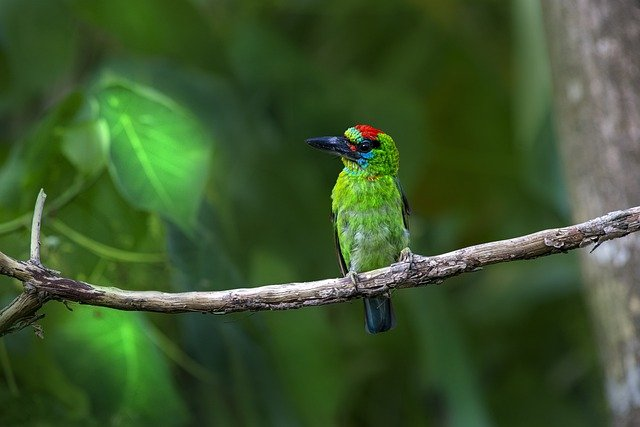
#> input picture data/red-throated-barbet.jpg, 640 x 427 px
$ jupyter execute 1.1-elementary_image_operations-part1.ipynb
#> lines starting #> are read from the running program, lines starting #| are printed output that depends on the picture
[](https://colab.research.google.com/github/vmetsis/cads-cv/blob/main/1.1-elementary_image_operations-part1.ipynb)

# Elementary Image Operations Part 1 - Introduction to Image Processing with Python

In this module, we will learn the basics of manipulating images using Python.

Upon completion of this module, you will be able to:

- Load an image from your local file system and display it in your development environment
- Modify an image by changing its color and geometric properties
- Save an image to your local file system.

## Download data

[cell 1]
# If running on Google Colab, download the data first.

import os
import sys

def download_files(base_url, files, local_dir):
    if not os.path.exists(local_dir):
        os.makedirs(local_dir)
    for file in files:
        file_url = base_url + file
        os.system(f"wget -q {file_url} -P {local_dir}")

def download_data():
    base_url = "https://raw.githubusercontent.com/vmetsis/cads-cv/main/data/"
    data_files = ["red-throated-barbet.jpg"]

    download_files(base_url, data_files, 'data')

if 'google.colab' in sys.modules:
    download_data()

## Loading and displaying an image

Let's load an image. We will use the Python OpenCV library `cv2`.

[cell 2]
import numpy as np          # numpy is a package for scientific computing in Python
import cv2 as cv            # cv2 is a package for computer vision in Python

img = cv.imread('data/red-throated-barbet.jpg')
#> img is the input picture: shape (427, 640, 3); mean B, G, R 44.6, 85.8, 60.4

Let's display the image. Although OpenCV has a built-in function to display images, it cannot display images inside Jupyter notebooks. For that reason, we will use the [Matplotlib](https://matplotlib.org/3.5.0/tutorials/introductory/images.html) library to display images. We should note that OpenCV follows the BGR color convention whereas Matplotlib follows the RGB color convention. Thus, for the image to be rendered correctly, we have to make that conversion first.

[cell 3]
import matplotlib.pyplot as plt # matplotlib is a package for plotting data in Python

img_rgb = cv.cvtColor(img, cv.COLOR_BGR2RGB)  # Convert from BGR to RGB color scheme

plt.imshow(img_rgb)
plt.title('Sample Image')
plt.show()

Matplotlib by default displayes the axes, which in this case correspond to pixel positions. If we don't want to show the axes, we can turn them off by calling the function `axis('off')`.

[cell 4]
plt.imshow(img_rgb)
plt.axis('off')
plt.show()

### What's in an image?

An image is made of a matrix of pixels. Each pixel has a different color, in a color image, or a different shade of gray, in a grayscale image.

A **grayscale** image is a 2D array (rows x columns) of intensity values. Typically, 8 bits per intensity value.Range from 0 to 255.

A **color** image is three 2D arrays of intensity values for red, green, and blue.

Let's explore the contents of the bird image above.

[cell 5]
print(img.shape)
#| (427, 640, 3)

We notice that the shape of the matrix `img` in which the image was loaded is (427x640x3). That is because the image has a resolution of 427-by-640 pixels and each pixel is made of three values, its Blue, Green, and Red channels.

We can access parts of an image by using numpy array slicing operations. Slicing in python means taking elements from one given index to another given index.

[cell 6]
img_patch = img_rgb[120:180, 320:380, :]        # Extract a patch from the image
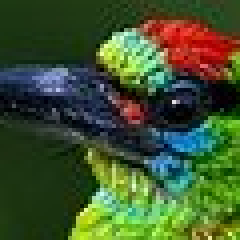
#> img_patch: shape (60, 60, 3) (shown 4 times larger); mean R, G, B 63.7, 83.7, 46.4

[cell 7]
plt.imshow(img_patch)

[cell 8]
print(img_patch.shape)
#| (60, 60, 3)

Let's zoom in further and look at the pixel values of the rows 20:30 and columns 40:50 of the blue channel. As we mentioned earlier, we will notice values ranging from 0 to 255.

[cell 9]
print(img_patch[20:30, 40:50, 0])
#| [[109  15   0   0  42  96  63  35   0   1]
#|  [ 15  11  21 101 121  88  78  66  54  17]
#|  [  0  82  38  49   0   0   0   0  34  44]
#|  [  7   5   0   8  23  18  35  24   0  31]
#|  [  6  23  31  24  54  50  39  42  33  34]
#|  [ 34  14  22 225 140  38  59  45  10  35]
#|  [ 26   1  14  45   0   0   3  25   7  21]
#|  [ 14   0   3   2   0   4   0   5   5  38]
#|  [  0   4   0   0  17  13   6   1  18  14]
#|  [ 32   0   2   0   0   1   8   6  24  27]]

We can also save an image to our file system. For example if we wanted to save the cropped patch:

[cell 10]
cv.imwrite('data/patch.png', img_patch)       # Save the patch to a file
#> Out = True

## Image color spaces and channels

We can access the Blue, Green, and Red values of a particular pixel by a simple array operation, e.g.

[cell 11]
print("Blue value at pixel [10, 20]: ", img[10, 20, 0])
#| Blue value at pixel [10, 20]:  36
print("Green value at pixel [10, 20]: ", img[10, 20, 1])
#| Green value at pixel [10, 20]:  74
print("Red value at pixel [10, 20]: ", img[10, 20, 2])
#| Red value at pixel [10, 20]:  46

# Or we can extract the blue, green, and red values of pixel [10, 20] all at once
(b, g, r) = img[10, 20, :]
#> b = 36; g = 74; r = 46
print("Pixel values at pixel [10, 20]: B = {}, G = {}, R = {}".format(b, g, r))
#| Pixel values at pixel [10, 20]: B = 36, G = 74, R = 46

Each color channel is made of 8 bits, thus it can take 256 possilbe values, from 0 to 255. 0 denoting the complete absense of that color and 255 the maximum value for that color. Every pixel is made of a combination the color values for the B, G, R channels.

We can split those three channels into its components (B, G, R)

[cell 12]
b,g,r = cv.split(img)            # Split the image into its three channels
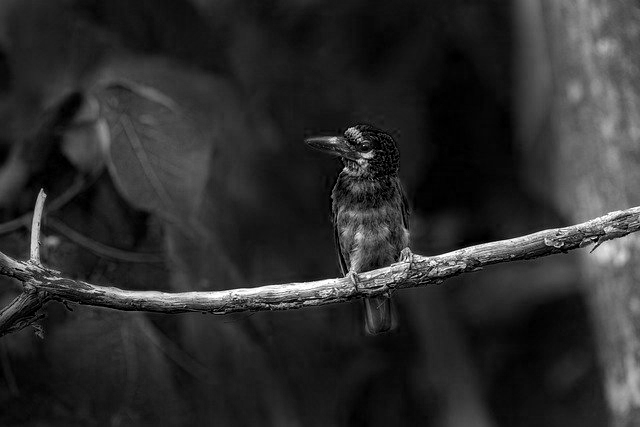
#> b: shape (427, 640); min 0, max 255, mean 44.6
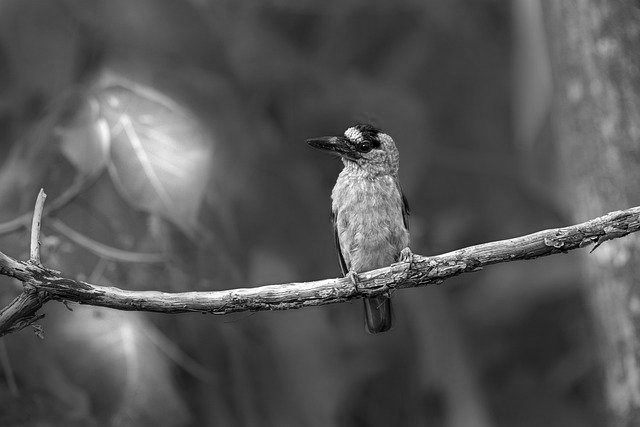
#> g: shape (427, 640); min 0, max 255, mean 85.8
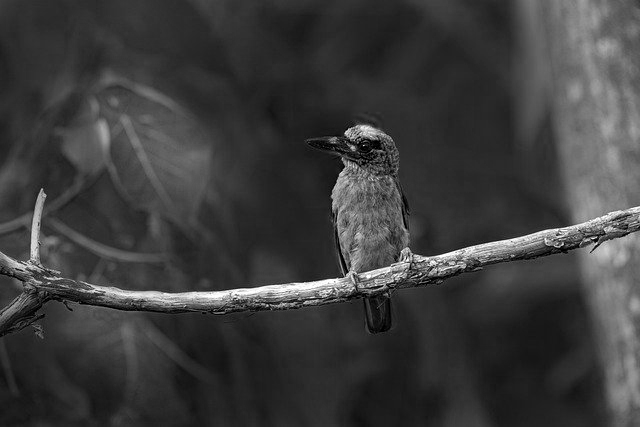
#> r: shape (427, 640); min 0, max 255, mean 60.4

[cell 13]
print(b.shape)
#| (427, 640)

We notice that when we print the matrix b of the blue channel, there is no third dimension anymore. We can display each channel separately.

[cell 14]
# Print the type of the b channel of the image
print(type(b[0,0]))
#| <class 'numpy.uint8'>

Let's scale the values of the pixels to the range `[0,1]` and display the three channels separately. We will also normalize the each pixel value for each channel by dividing it by the sum of the three channels `(b+g+r)`. This will take away the total intensity of the pixel and leave us with the relative intensity of each channel.

[cell 15]
# Normalize each channel of the image to the range [0, 1]
b_norm = b / 255.0
g_norm = g / 255.0
r_norm = r / 255.0

# Divide by the sum of the channels
epsilon = 1e-10      # A small number to avoid division by zero
b_norm = b_norm / (b_norm + g_norm + r_norm + epsilon)
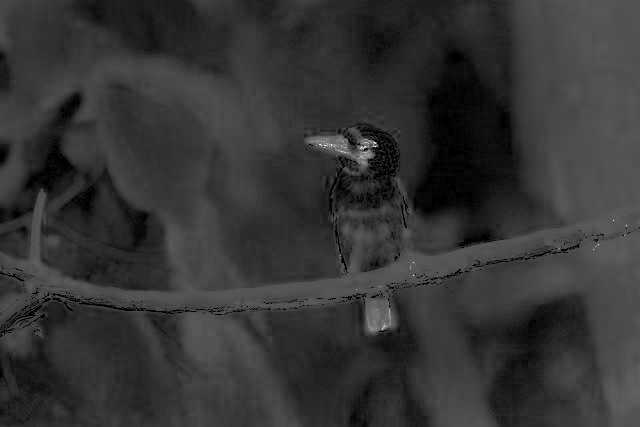
#> b_norm: shape (427, 640) float64; min 0, max 1, mean 0.207
g_norm = g_norm / (b_norm + g_norm + r_norm + epsilon)
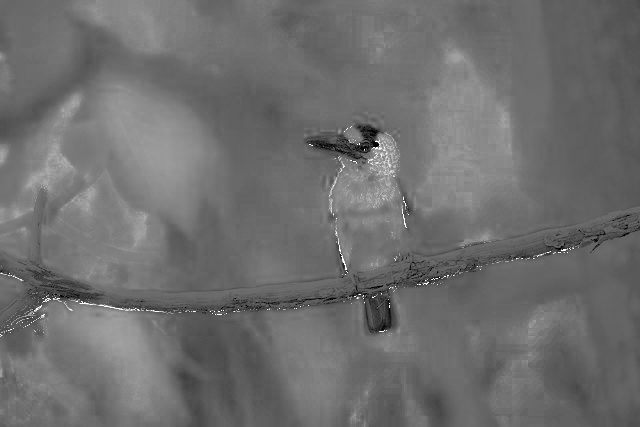
#> g_norm: shape (427, 640) float64; min 0, max 1, mean 0.433
r_norm = r_norm / (b_norm + g_norm + r_norm + epsilon)
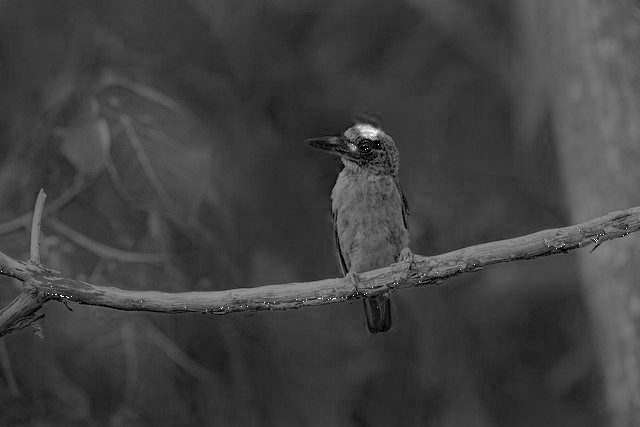
#> r_norm: shape (427, 640) float64; min 0, max 1, mean 0.253

[cell 16]
# Specify a size for all subplots
plt.figure(figsize=(20,5))                # Create a figure of size 20x5

# Create subplots of one row and three columns: subplot(nrows, ncols, index, **kwargs)
# For documentation, see https://matplotlib.org/stable/api/_as_gen/matplotlib.pyplot.subplot.html
plt.subplot(1, 4, 1),plt.imshow(img_rgb),plt.title('Original image')
plt.subplot(1, 4, 2),plt.imshow(b_norm, 'Blues', vmin=0.2, vmax=0.7),plt.title('Blue channel')
plt.subplot(1, 4, 3),plt.imshow(g_norm, 'Greens', vmin=0.2, vmax=0.7),plt.title('Green channel')
plt.subplot(1, 4, 4),plt.imshow(r_norm, 'Reds', vmin=0.2, vmax=0.7),plt.title('Red channel')
plt.show()
